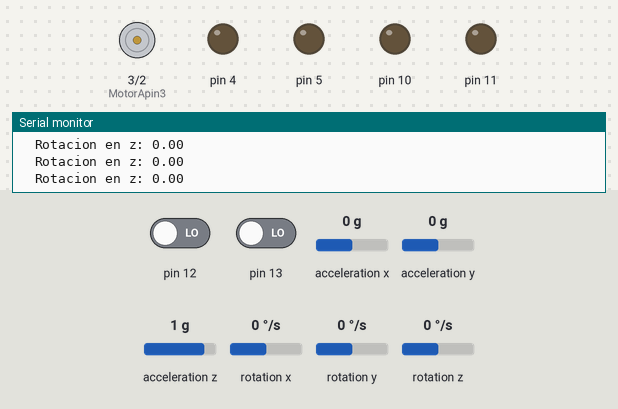
A sketch run on a simulated Arduino Uno, built with avr-gcc and run on an emulated ATmega328P. Shown: motor-driver pin pairs drawn as motors (green arrow = first pin HIGH = forward, orange = second pin HIGH = backward, longer = more drive), output pins drawn as LEDs (lit = HIGH), the last lines printed to the serial monitor. Inputs (shaded band) come from the test bench; at power-on: rotation y 0 °/s, pin 13 LOW, rotation x 0 °/s, pin 12 LOW, acceleration x 0 g, acceleration y 0 g, acceleration z 1 g, rotation z 0 °/s.

Above: at 1.2 s.
1.3 s: rotation y set to -10 °/s
4.3 s: rotation y set to -13 °/s
At 5.5 s:
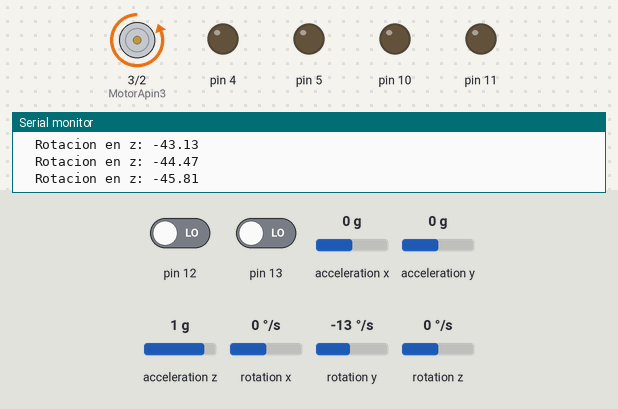
6.1 s: pin 13 driven HIGH
At 6.9 s:
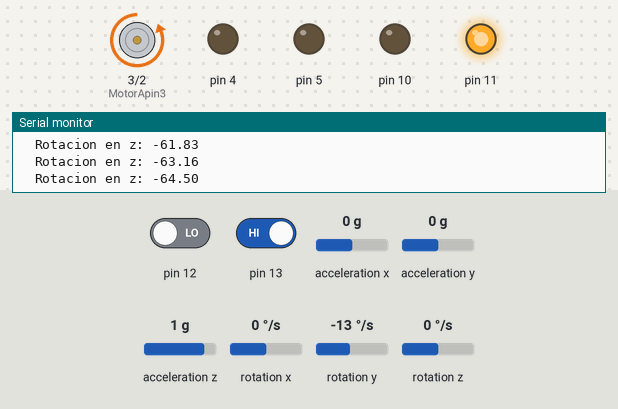
7.6 s: rotation x set to -10 °/s
10.6 s: rotation x set to -13 °/s
At 11.6 s:
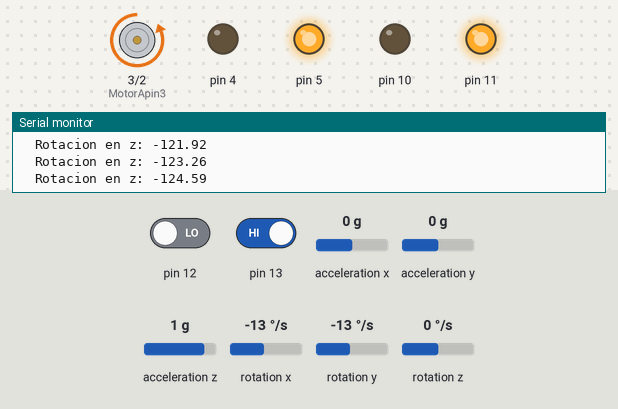
12.4 s: pin 13 driven LOW
At 12.9 s:
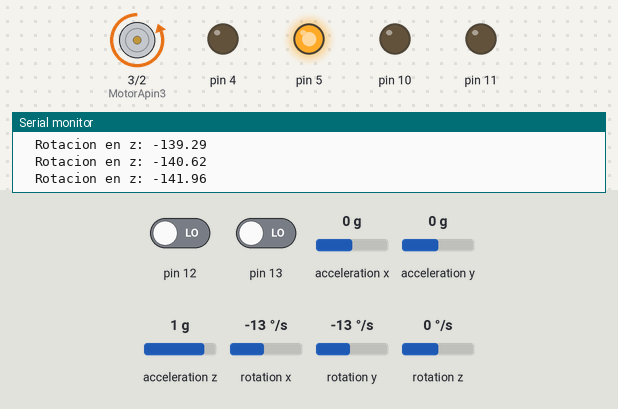
Timing chart, 0 to 14.9 s (numbered marks = the images above; inputs shaded):
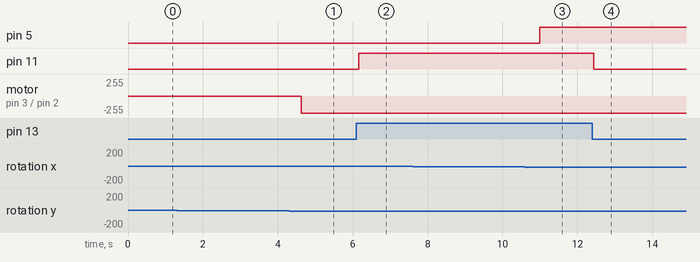

The sketch:

giromovement.ino
```cpp
//GND - GND
//VCC - VCC
//SDA - Pin A4
//SCL - Pin A5
#include "I2Cdev.h"
#include "MPU6050.h"
#include "Wire.h"
const int mpuAddress = 0x68;  // Puede ser 0x68 o 0x69
MPU6050 mpu(mpuAddress);
int ax, ay, az;
int gx, gy, gz;
long tiempo_prev, dt;
float girosc_ang_x, girosc_ang_y,girosc_ang_z;
float girosc_ang_x_prev, girosc_ang_y_prev, girosc_ang_z_prev;
const int MotorApin4 = 2;
const int MotorApin3 = 3;
void updateGiro()
{
   dt = millis() - tiempo_prev;
   tiempo_prev = millis();
   girosc_ang_x = (gx / 131)*dt / 1000.0 + girosc_ang_x_prev;
   girosc_ang_y = (gy / 131)*dt / 1000.0 + girosc_ang_y_prev;
   girosc_ang_z = (gy / 131)*dt / 1000.0 + girosc_ang_z_prev;
   girosc_ang_x_prev = girosc_ang_x;
   girosc_ang_y_prev = girosc_ang_y;
   girosc_ang_z_prev = girosc_ang_z;
}
void setup()
{
   Serial.begin(9600);
   Wire.begin();
   mpu.initialize();
   Serial.println(mpu.testConnection() ? F("IMU iniciado correctamente") : F("Error al iniciar IMU"));
   pinMode(2, OUTPUT);
   pinMode(3, OUTPUT);
   pinMode(4, OUTPUT);
   pinMode(5, OUTPUT);
   pinMode(10, OUTPUT);
   pinMode(11, OUTPUT);
   pinMode(12, INPUT);
   pinMode(13, INPUT);
}
void loop()
{
   // Leer las velocidades angulares
   mpu.getRotation(&gx, &gy, &gz);
   updateGiro();
   // Mostrar resultados
   /*Serial.print(F("\tRotacion en y: "));
   Serial.println(girosc_ang_y);
   Serial.print(F("\tRotacion en x: "));
   Serial.println(girosc_ang_x);*/
   Serial.print(F("\tRotacion en z: "));
   Serial.println(girosc_ang_z);

   if(girosc_ang_y>35){
   digitalWrite(3, HIGH);
   digitalWrite(2, LOW);
    }
    else if(girosc_ang_y<-35){
    digitalWrite(3, LOW);
    digitalWrite(2, HIGH);
    }
     else{
    digitalWrite(3, LOW);
    digitalWrite(2, LOW);
    }
    if(girosc_ang_x>35){
   digitalWrite(4, HIGH);
   digitalWrite(5, LOW);
    }
    else if(girosc_ang_x<-35){
    digitalWrite(4, LOW);
    digitalWrite(5, HIGH);
    }
     else{
    digitalWrite(4, LOW);
    digitalWrite(5, LOW);
    }
    if(digitalRead(12)==HIGH){
    digitalWrite(10, HIGH);
    digitalWrite(11, LOW);
      }else{
      digitalWrite(10, LOW);
      digitalWrite(11, LOW);
        }
    if(digitalRead(13)==HIGH){
    digitalWrite(10,LOW);
    digitalWrite(11,HIGH);
    }else{
      digitalWrite(10, LOW);
      digitalWrite(11, LOW);
    }
    /*Serial.print(girosc_ang_x);
   Serial.print(F("\tRotacion en Y: "));
   Serial.println(girosc_ang_y);
   Serial.print(F("\tRotacion en z: "));
   Serial.println(girosc_ang_z);*/
   delay(100);
}
```

Measured:
- the behaviour switches between -11 and -12 °/s on rotation y (found by bisection; images 0 and 1)
- the behaviour switches between -11 and -12 °/s on rotation x (found by bisection; images 2 and 3)
- after the input at 6.1 s, pin 11: LOW → HIGH after 0.06 s
- after the input at 12.4 s, pin 11: HIGH → LOW at once
